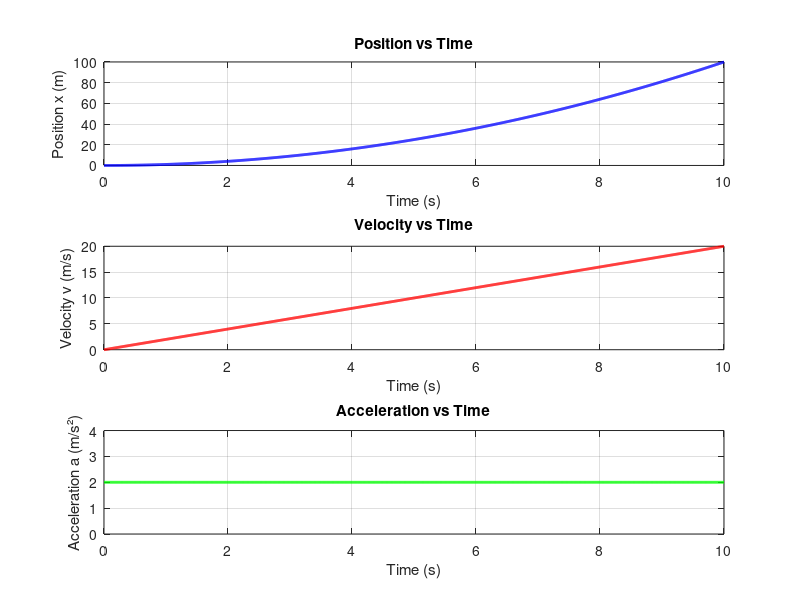

Write MATLAB code to recreate this figure. (Note: this script raises an error after producing the figure.)
% =========================================================================
% Tutorial 6 - Equations of Motion: Analytical Solution (1-DOF)
% =========================================================================
% PURPOSE:
%   Introduce Newton's second law as the foundation of aircraft equations
%   of motion (EOM) by solving the simplest possible case: a single mass
%   accelerated by a constant force.  The analytical solution is then
%   plotted to build intuition before the full 6-DOF aircraft EOM are
%   introduced in lectures.
%
% CONCEPTS TAUGHT:
%   Newton's second law:   F = m * a   =>   a = F / m
%   Integration of acceleration to obtain velocity and position:
%       a(t) = F/m              (constant — force and mass are fixed)
%       v(t) = v0 + a*t         (velocity grows linearly with time)
%       x(t) = x0 + v0*t + 0.5*a*t^2   (position grows quadratically)
%
%   Connection to aircraft EOM:
%     An aircraft in 3-D has six degrees of freedom (3 translational,
%     3 rotational).  The full 6-DOF equations in the body frame are:
%       m*(du/dt + q*w - r*v) = Fx   (force in x, axial)
%       m*(dv/dt + r*u - p*w) = Fy   (force in y, lateral)
%       m*(dw/dt + p*v - q*u) = Fz   (force in z, normal)
%       Ixx*dp/dt - Ixz*dr/dt + (Izz-Iyy)*q*r = L   (rolling moment)
%       Iyy*dq/dt + (Ixx-Izz)*p*r + Ixz*(p^2-r^2) = M  (pitching moment)
%       Izz*dr/dt - Ixz*dp/dt + (Iyy-Ixx)*p*q = N   (yawing moment)
%     This 1-DOF example isolates one force/one acceleration to keep the
%     mathematics tractable before tackling the full coupled system.
%
% KEY ASSUMPTIONS:
%   - Single degree of freedom (translation along x only)
%   - Constant applied force (no aerodynamic or gravitational variation)
%   - Frictionless surface (no drag or resistance)
%   - Zero initial velocity and position
%
% EXPECTED OUTPUT:
%   - Figure with three subplots: position x(t), velocity v(t),
%     and acceleration a(t) over the simulation interval 0–10 s
%
% Reference: Nelson, R.C. (1998) Flight Stability and Automatic Control,
%            Ch.2 (Equations of Motion); Stevens & Lewis (2016)
%            Aircraft Control and Simulation, Ch.2.
% =========================================================================

%% Example 1: Motion of a block on a frictionless surface
% F = m*a => a = F/m
% Integrating: v(t) = v0 + (F/m)*t
% Integrating: x(t) = x0 + v0*t + 0.5*(F/m)*t^2

clear; clc; close all;

%% Parameters
m = 5;          % Mass (kg)
F = 10;         % Applied horizontal force (N)

%% Initial Conditions
x0 = 0;         % Initial position (m)
v0 = 0;         % Initial velocity (m/s)

%% Time vector
t = linspace(0, 10, 1000);   % 0 to 10 seconds

%% Equations of Motion (analytical solution)
a = F / m;                          % Acceleration (m/s^2) - constant
v = v0 + a * t;                     % Velocity (m/s)
x = x0 + v0*t + 0.5 * a * t.^2;   % Position (m)

%% Plot Results
figure('Name', 'Block Motion on Frictionless Surface', 'NumberTitle', 'off');

subplot(3,1,1)
plot(t, x, 'b-', 'LineWidth', 2)
xlabel('Time (s)')
ylabel('Position x (m)')
title('Position vs Time')
grid on

subplot(3,1,2)
plot(t, v, 'r-', 'LineWidth', 2)
xlabel('Time (s)')
ylabel('Velocity v (m/s)')
title('Velocity vs Time')
grid on

subplot(3,1,3)
plot(t, a * ones(size(t)), 'g-', 'LineWidth', 2)
xlabel('Time (s)')
ylabel('Acceleration a (m/s²)')
title('Acceleration vs Time')
ylim([0, a*2])
grid on

sgtitle(sprintf('Frictionless Block Motion  |  m = %.1f kg,  F = %.1f N', m, F))
